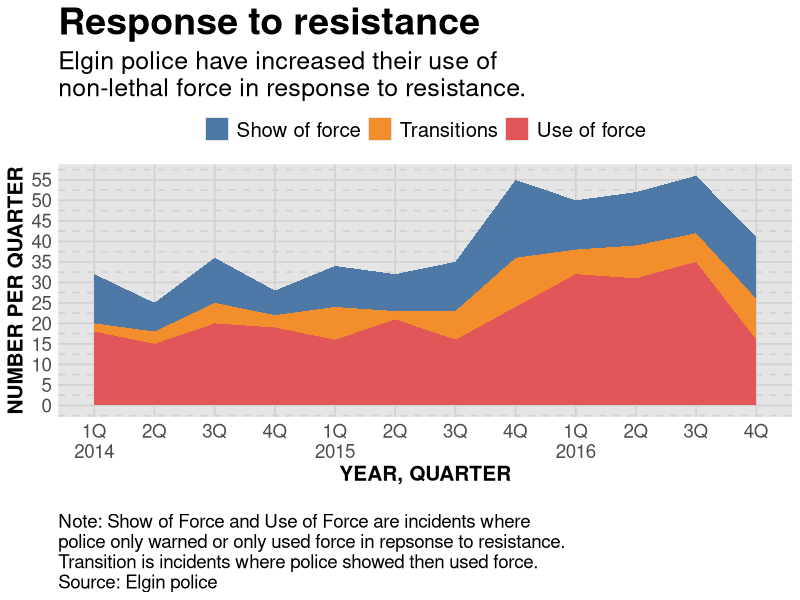

This chart was generated by the following R code:
# The code in this file is described 
# in html files of the same name

# load the libraries 
library(readr)
library(ggplot2)
library(ggthemes)

# bring in the data we worked worked with
df <- read_csv("dfsubset.csv")



#---------------------
# For windows devices only
# windowsFonts(Verdana=windowsFont('Verdana'))

# This function set styles for the chart
# Be sure to run it before you plot

theme_gfx <- function(...) {
  theme_set(theme_get() + theme(text = element_text(family = 'Verdana', size= 12, lineheight=0.9))) + 
    theme(
      # edit background colors
      plot.background = element_blank(),
      legend.background = element_blank(),
      panel.background=element_rect(fill="#E5E5E5"),
      strip.background=element_rect(fill="#E5E5E5"),
      # modify grid and tick lines
      panel.grid.major = element_line(size = .6, color="#D2D2D2"),
      panel.grid.minor = element_line(size = .6, color="#D2D2D2", linetype = "dashed"),
      axis.ticks = element_blank(),
      # edit font sizes
      plot.title = element_text(size = 27,face="bold"),
      plot.subtitle = element_text(size = 18),
      #legend.title=element_text(size = 13,face="bold"),
      legend.text=element_text(size=14.7),
      axis.title=element_text(size=15, face="bold"),
      axis.text=element_text(size=13.5),
      plot.caption=element_text(size=13.5, hjust=0),
      strip.text = element_text(face="bold", size=13.5, hjust=0),
      # This puts the legend across the top
      legend.position="top", 
      legend.direction="horizontal",
      # removes label for legend
      legend.title = element_blank(),
      ...
    )
}

#-----Insert plot here -------------

pArea <- ggplot(df) +
  aes(x = Year_Quarter, 
      y = value, 
      group = set, 
      fill = set) +
  geom_area(stat="identity") + 
  theme_gfx()

# Let's customize the x scale
# Remember \n = a line break
pArea <- pArea + scale_x_discrete(
  labels=c("1Q\n2014","2Q","3Q","4Q","1Q\n2015","2Q","3Q","4Q","1Q\n2016","2Q","3Q","4Q")
)

# Let's also customize the y scale
# we set the min and max, then where breaks should be
pArea <- pArea + 
  scale_y_continuous(breaks=c(seq(0,60,5)) )

# add all the titles.
pArea <- pArea + labs(
  title="Response to resistance", # your headline
  subtitle="Elgin police have increased their use of\nnon-lethal force in response to resistance.",
  x="YEAR, QUARTER", 
  y="NUMBER PER QUARTER",
  caption="\nNote: Show of Force and Use of Force are incidents where \npolice only warned or only used force in repsonse to resistance. \nTransition is incidents where police showed then used force. \nSource: Elgin police")

# color scheme - comment out for B/W PDF
pArea <- pArea + scale_colour_tableau() + scale_fill_tableau()
# make B/W PDF - remember to change name of file!
#pArea <- pArea + scale_colour_grey(start = 0, end = 0.75) + scale_fill_grey(start = 0, end = 0.75)

pArea


#----- End plot --------------


